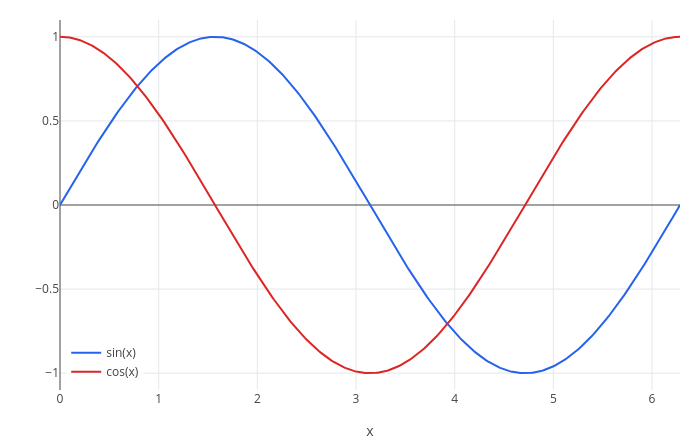

This figure's notebook cell:
### Code cell
plot(sin(x), cos(x), x, 0, 2*pi)

### Figure 1 — Plotly figure (JSON) as saved in the notebook; plotly's stock layout.template omitted (floating-point values rounded to 4 significant figures; data arrays with more than 128 entries replaced by an {"elided": "..."} marker saying what was removed)
{"data": [{"line": {"color": "#2563eb", "width": 2}, "mode": "lines", "name": "sin(x)", "type": "scatter", "x": {"elided": "402 float values"}, "y": {"elided": "402 float values"}}, {"line": {"color": "#dc2626", "width": 2}, "mode": "lines", "name": "cos(x)", "type": "scatter", "x": {"elided": "402 float values"}, "y": {"elided": "402 float values"}}], "layout": {"height": 440, "legend": {"bgcolor": "rgba(255,255,255,0.8)", "x": 0.01, "xanchor": "left", "y": 0.01, "yanchor": "bottom"}, "margin": {"b": 50, "l": 60, "r": 20, "t": 20}, "showlegend": true, "title": {"text": ""}, "width": 700, "xaxis": {"range": [0, 6.283], "title": {"text": "x"}, "zeroline": true}, "yaxis": {"range": [-1.1, 1.1], "title": {"text": ""}, "zeroline": true}}}
